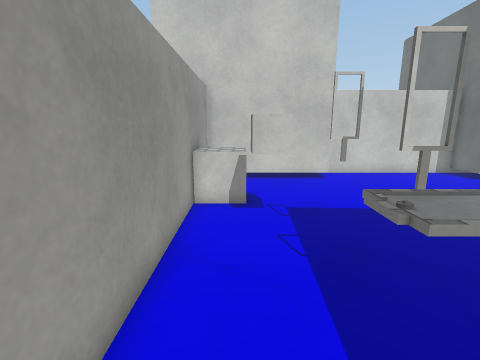
View 1 (above)

12 first-person views from a walk through a scene from a Unity 3-D project. The camera is 1.5 m above the floor, tilts 12° down and sees 85° across. The floor is counted in squares, 0.5 m on a side. Each view is taken from the middle of a square. On the plan, view 1 faces up. The plan holds only what a view shows up to about 19 squares ahead; the rest is blank. The place goes on beyond the plan. Surface patterns are stand-ins for the level's own textures.

View 2
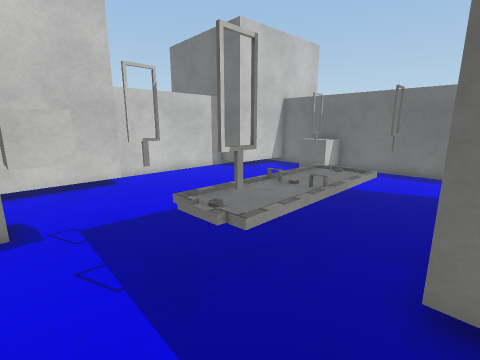

View 3
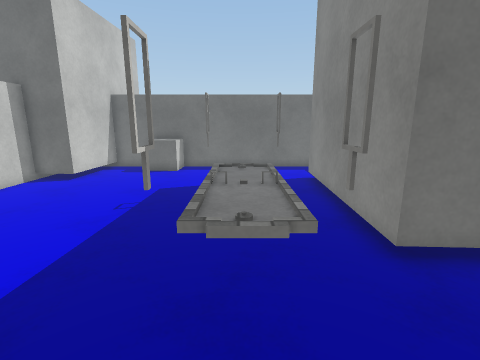

View 4
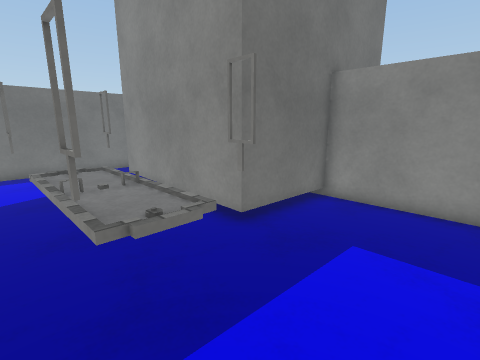

View 5
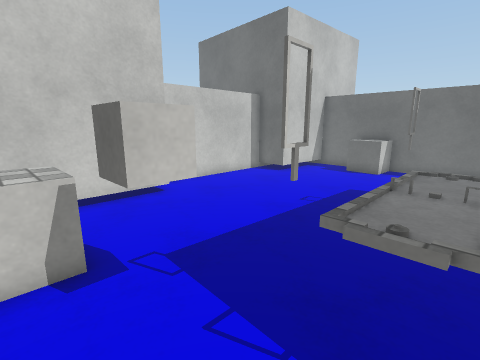

View 6
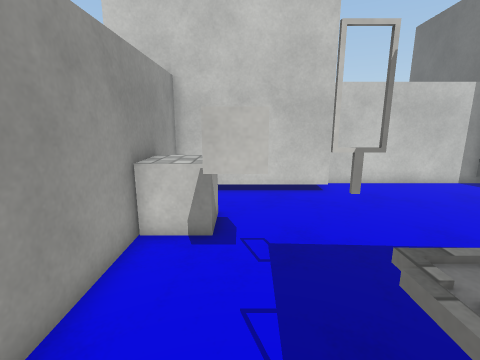

View 7
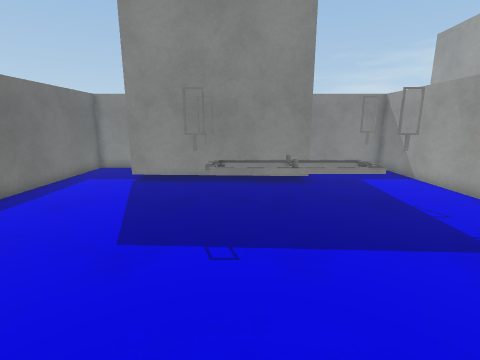

View 8
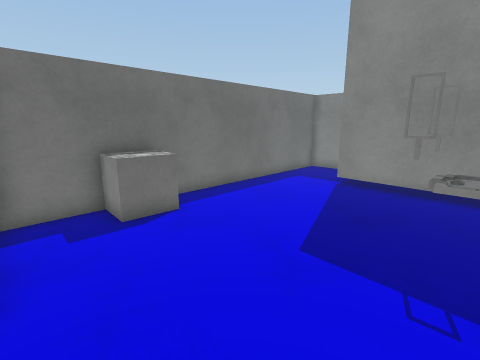

View 9
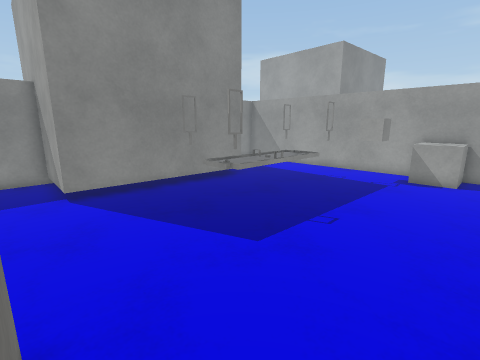

View 10
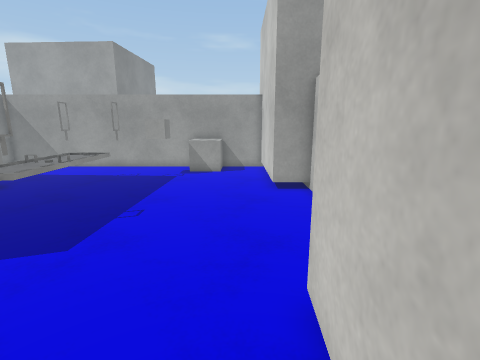

View 11
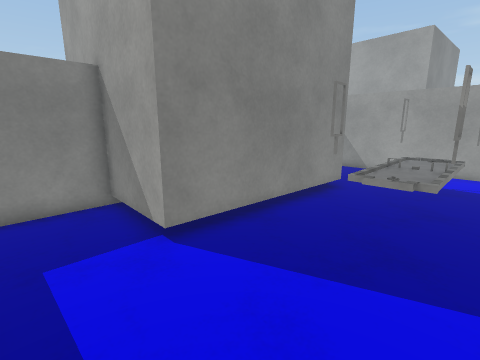

View 12
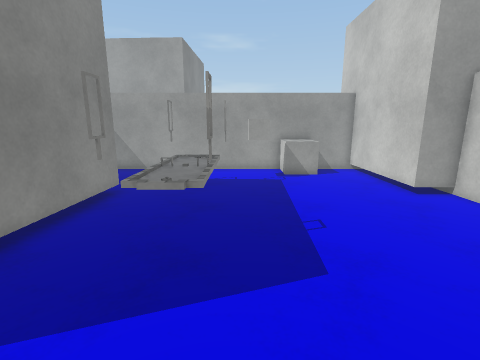

### Floor plan
Points are (right, up) in squares from view 1. A wall is a line through its corners. A room is listed if a view was taken in it or the views show most of it. See-through windows are left out.
Room 1 (views 1, 2, 3, 4, 5, 6, 7, 8, 9, 10, 11, 12)
walls: (4.4, 1.5) (13.8, 1.1) (13.6, -3.3) (17.8, -3.3) (17.8, 13.9) (13.1, 14.1) (13.2, 16.3) (5, 16.3) (5, 14.5) (-1.8, 14.8) (-1.8, -3.3) (4.2, -3.3) (4.4, 1.5)
objects: cube (-1, 10) to (0, 12); cube (0, 7) to (1, 9); other object (2, 3) to (2, 4); other object (2, 6); table (3, 4) to (9, 6); other object (6, 4); other object (6, 6); other object (9, 3); cube (16, 9) to (17, 11)

Positions as (right, up) in squares from view 1, and headings:
1: (0, 0), facing up
2: (0, 1), facing up-right
3: (-1, 5), facing right
4: (-1, 7), facing down-right
5: (-1, 4), facing up-right
6: (1, 3), facing up
7: (8, 15), facing down
8: (8, 14), facing down-right
9: (16, 13), facing down-left
10: (17, 13), facing left
11: (17, 7), facing down-left
12: (16, 7), facing left
